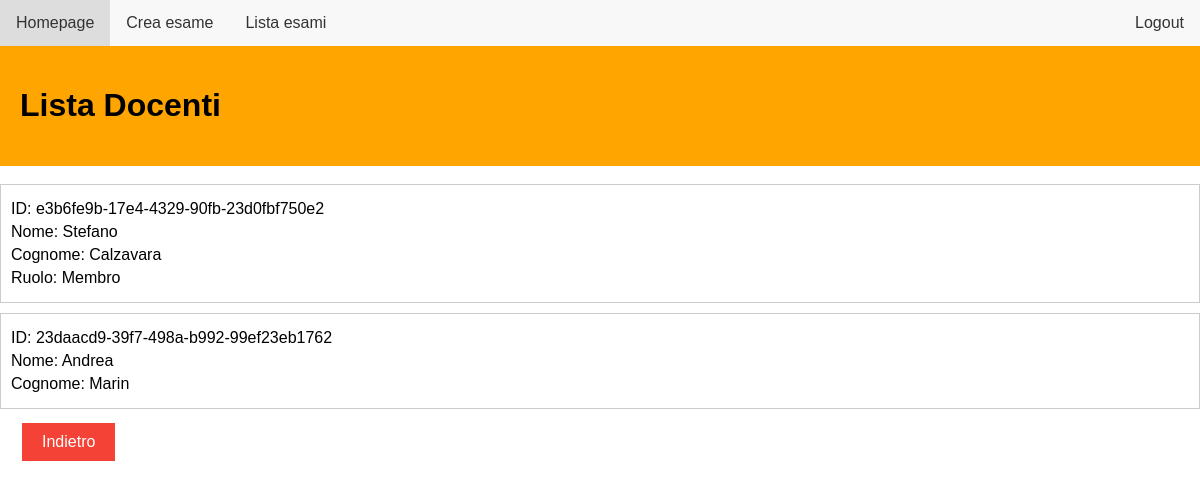
Page /docenti_list?idE=CT-0006 (signed in) on the committed database.
### db_setup.py (models this page shows, shortened)
class Docente(UserMixin, db.Model):
    idD = db.Column(db.String(100), primary_key=True, unique = True)
    nome = db.Column(db.String(100))
    cognome = db.Column(db.String(100))
    email = db.Column(db.String(100), unique = True)
    password = db.Column(db.String(100))

class Creazione_esame(db.Model):
    __tablename__ = 'Creazione_esame'
    idD = db.Column(db.Integer, db.ForeignKey('docente.idD', name=None), primary_key=True)
    idE = db.Column(db.Integer, db.ForeignKey('esame.idE', name=None), primary_key=True)
    ruolo_docente = db.Column(Enum('Presidente', 'Membro'))
    docente = db.relationship('Docente', backref=db.backref('creazione_esame', cascade='all, delete-orphan'))
    esame = db.relationship('Esame', backref=db.backref('creazione_esame', cascade='all, delete-orphan'))

### routes.py (the view)
@bp.route('/docenti_list', methods=['GET', 'POST'])
@login_required
def docenti_list():
    from db_setup import Docente, Esame, db, Creazione_esame
    idE = request.args.get('idE')
    esame = db.session.query(Esame).filter(Esame.idE == idE).first()
    lista_docenti = db.session.query(Docente).all()
    lista_ruoli = (
        db.session.query(Creazione_esame.idD, Creazione_esame.ruolo_docente)
        .filter(Creazione_esame.idE == idE)
        .all()
    )
    current_user_id = current_user.idD
    return flask.render_template('docenti_list.html', esame=esame, lista_docenti=lista_docenti, lista_ruoli=lista_ruoli, current_user_id=current_user_id)

### routes.py (called while the page is built)
@login_manager.user_loader
def load_user(user_id):
    from db_setup import Docente
    return Docente.query.get(user_id)

### app/templates/docenti_list.html (shortened to what this page needs)
<!DOCTYPE html>
<html lang="en">
<head>
    <link rel="stylesheet" href="../static/student.css">
    <link rel="stylesheet" href="../static/goback.css">
</head>
<body>
    <ul>
        <li><a href="{{ url_for('routes.homepage') }}">Homepage</a></li>
        <li><a href="{{ url_for('routes.create_exam') }}">Crea esame</a></li>
        <li><a href="{{ url_for('routes.view_exams') }}">Lista esami</a></li>
        <li style="float:right"><a href="{{ url_for('routes.login') }}">Logout</a></li>
    </ul>
    <div id="Docente" class="w3-container">
        <h1>Lista Docenti</h1>
    </div>
    <br>
    <div id="Lista_docenti" style="position: relative;">
        {% for docente in lista_docenti %}
            {% if docente.idD != current_user_id %}
                <div class="student-info" onclick="addRow('{{ docente.idD }}', '{{ esame.idE }}'); window.location.href='{{ url_for('routes.exam_page', idE=esame.idE) }}'" style="cursor: pointer;">
                    <p>ID: {{ docente.idD }}</p>
                    <p>Nome: {{ docente.nome }}</p>
                    <p>Cognome: {{ docente.cognome }}</p>
                    {% for ruolo in lista_ruoli %}
                        {% if ruolo[0] == docente.idD %}
                            <p>Ruolo: {{ ruolo[1] }}</p>
                        {% endif %}
                    {% endfor %}
                </div>
            {% endif %}
        {% endfor %}
    </div>
    <button id="goback" onclick="goBack()" class="button-goback">Indietro</button>
</body>
</html>

### app/static/student.css (style rules this page uses)
#Matricola, #Docente { background-color: orange; color: black; padding: 20px; }
body { font-family: Arial, sans-serif; margin: 0; padding: 0; }
ul { list-style-type: none; margin: 0; padding: 0; overflow: hidden; background-color: #f8f8f8; }
li { float: left; }
li a { display: block; color: #333; text-align: center; padding: 14px 16px; text-decoration: none; }
.student-info, .docente-info { border: 1px solid #ccc; padding: 10px; margin-bottom: 10px; }
.student-info p { margin: 5px 0; }

### app/static/goback.css (style rules this page uses)
.button-goback { background-color: #f44336; color: white; border: none; padding: 10px 20px; text-align: center; text-decoration: none; display: inline-block; font-size: 16px; margin: 4px 2px; cursor: pointer; position: relative; left: 20px; }

### rows in the picture
Docente: idD "e3b6fe9b-17e4-4329-90fb-23d0fbf750e2", nome "Stefano", cognome "Calzavara"
Creazione_esame: ruolo_docente "Membro"
Docente: idD "23daacd9-39f7-498a-b992-99ef23eb1762", nome "Andrea", cognome "Marin"
